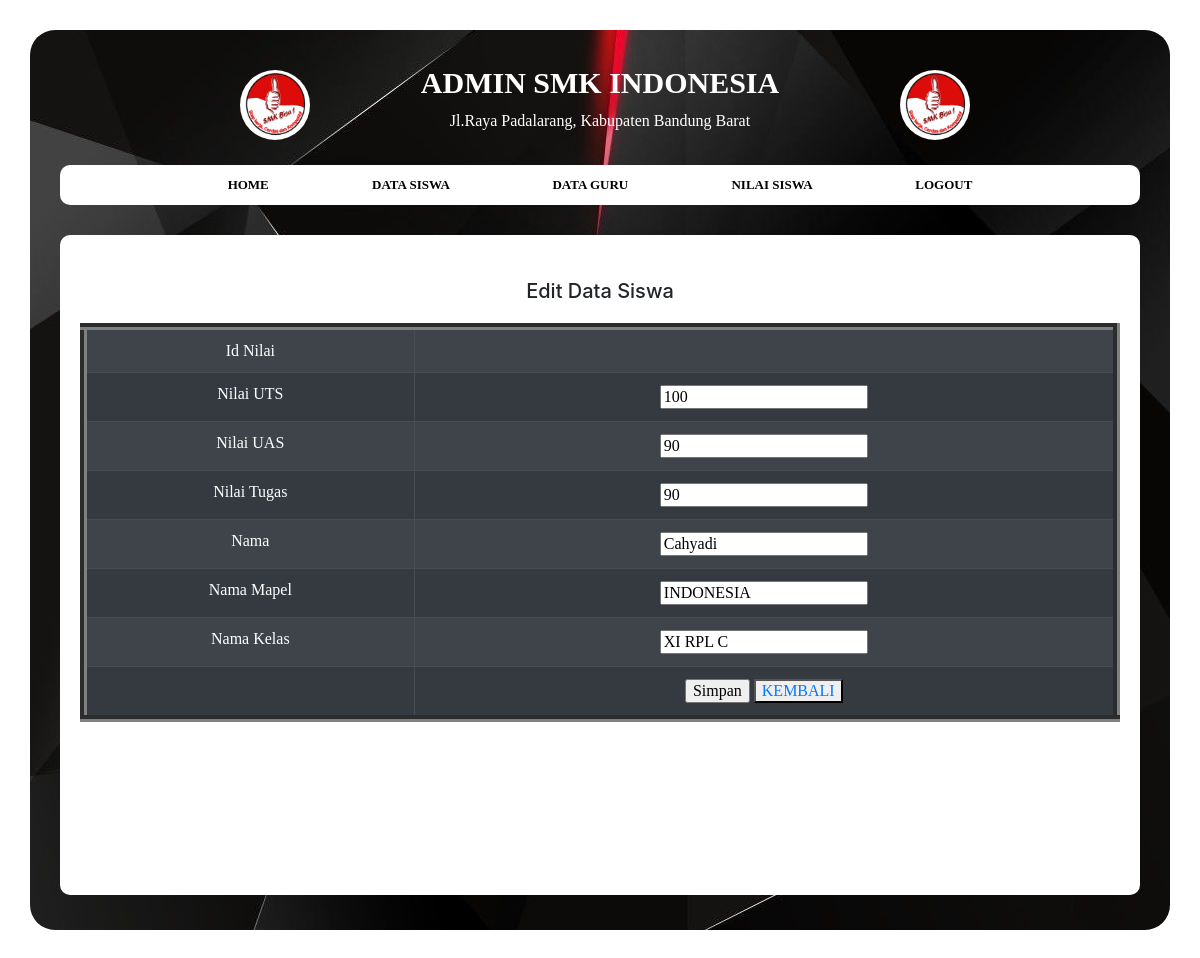
Page /admin/input_editnilai.php?id_nilai=19 (signed in) on the committed database.
### tables this page shows
CREATE TABLE `nilai` (
  `id_nilai` int(10) NOT NULL,
  `nilai_uts` varchar(10) NOT NULL,
  `nilai_uas` varchar(10) NOT NULL,
  `nilai_tugas` varchar(10) NOT NULL,
  `nama_siswa` varchar(50) NOT NULL,
  `nama_mapel` varchar(50) NOT NULL,
  `nama_kelas` varchar(50) NOT NULL
);

### admin/input_editnilai.php (the view, shortened to what this page needs)
<!DOCTYPE >
<html>
<head>
    <link rel="stylesheet" href="../Tambahan/css/bootstrap.css">
    <link rel="stylesheet" type="text/css" href="admin.css">
</head>
<body>
    <div class="container">
        <div class="header">
            <img src="logo.jpg">
            <p><b> ADMIN SMK INDONESIA </b></p>
            <h6> Jl.Raya Padalarang, Kabupaten Bandung Barat </h6>
        </div>
        <div class="tambahan">
            <img src="logo.jpg">
        </div>
        <div class="menuAtas">
            <a href="admin.php"> <b> HOME </b></a>
            <a href="data_siswa_admin.php"> <b>  DATA SISWA </b></a>
            <a href="dataguru_admin.php"> <b> DATA GURU </b></a>
            <a href="nilaisiswa_admin.php"> <b> NILAI SISWA </b></a>
            <a href="logout.php"> <b> LOGOUT </b></a>
        </div>
        <div class="konten">
            <br>
            <h5> Edit Data Siswa </h5>
<?php
	include "../Koneksi_PHP/koneksi.php";
    $id = $_GET['id_nilai'];
	$data = mysqli_query($koneksi,"select * from nilai where id_nilai = '$id'");
	while ($d = mysqli_fetch_array($data)) {
?>
    <form method="post" action="proses_editnilai.php">
    <table class="table table-striped table-dark" border="7">
        <tr>
            <td>Id Nilai</td>
            <td>
            <input type="hidden" name="id_nilai" value="<?php echo $d['id_nilai']; ?>"></td>
        </tr>
        <tr>
            <td>Nilai UTS</td>
            <td><input type="text" name="nilai_uts" value="<?php echo $d['nilai_uts']; ?>"></td>
        </tr>
        <tr>
            <td>Nilai UAS</td>
            <td><input type="text" name="nilai_uas" value="<?php echo $d['nilai_uas']; ?>"></td>
        </tr>
        <tr>
            <td>Nilai Tugas</td>
            <td><input type="text" name="nilai_tugas" value="<?php echo $d['nilai_tugas']; ?>"></td>
        </tr>
        <tr>
            <td>Nama</td>
            <td><input type="text" name="nama_siswa" value="<?php echo $d['nama_siswa']; ?>"></td>
        </tr>
        <tr>
            <td>Nama Mapel</td>
            <td><input type="text" name="nama_mapel" value="<?php echo $d['nama_mapel']; ?>"></td>
        </tr>
         <tr>
            <td>Nama Kelas</td>
            <td><input type="text" name="nama_kelas" value="<?php echo $d['nama_kelas']; ?>"></td>
        </tr>
        <tr>
            <td></td>
            <td><input type="submit" value="Simpan">
            <button class=""><a href="nilaisiswa_admin.php?>">KEMBALI</a></button>
        </td>
        </tr>
    </table>
    </form>
<?php
}
?>
        </div>
</div>
</body>
</html>

### admin/admin.css (style rules this page uses)
body { background-image: url(back.jpg); background-size: 100% 100%; }
.container { background-image: url(latar.jpg); height: 900px; padding: 30px; margin-left: center; margin-top: 30px; border-radius: 25px; margin-bottom: 30px; }
.container .header { padding: 10px; }
.container .header img { border-radius: 50%; width: 70px; height: 70px; margin-left: 170px; }
.container .tambahan img { border-radius: 50%; width: 70px; height: 70px; float: right; margin-top: -95px; margin-right: 170px; }
.container .header p { font-family:'Lucida Sans Regular'; color: white; font-size: 30px; text-align: center; margin-top: -80px; }
.container .header h6 { font-family: 'Lucida Sans Regular'; color: white; margin-top: -10px; text-align: center; margin-bottom: 25px; }
.container .menuAtas { background: white; padding: 10px; border-radius: 10px; text-align: center; }
.container .menuAtas a { font-family:'Lucida Sans Regular'; color: black; font-size: 13px; margin: 50px; }
.container .konten { background: white; width: 1080px; height: 660px; float: right; margin-top: 30px; border-radius: 10px; padding: 20px; text-align: center; }
.konten table { margin-top: 20px; font-family: 'Lucida Sans Regular'; text-align: center; }

### rows in the picture
nilai: nilai_uts "100", nilai_uas "90", nilai_tugas "90", nama_siswa "Cahyadi", nama_mapel "INDONESIA", nama_kelas "XI RPL C"
